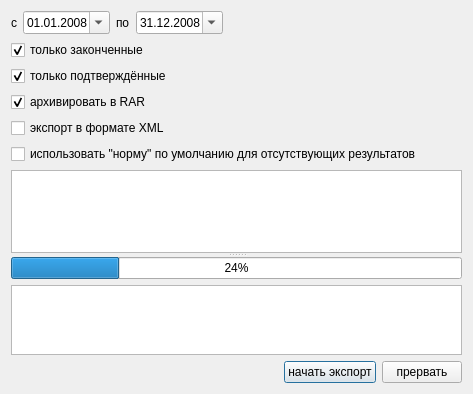
<?xml version="1.0" encoding="UTF-8"?>
<ui version="4.0">
 <class>Export131_Wizard_1</class>
 <widget class="QDialog" name="Export131_Wizard_1">
  <property name="geometry">
   <rect>
    <x>0</x>
    <y>0</y>
    <width>473</width>
    <height>394</height>
   </rect>
  </property>
  <property name="windowTitle">
   <string>Dialog</string>
  </property>
  <layout class="QGridLayout">
   <item row="0" column="0">
    <layout class="QHBoxLayout">
     <item>
      <widget class="QLabel" name="label">
       <property name="text">
        <string>с</string>
       </property>
      </widget>
     </item>
     <item>
      <widget class="QDateEdit" name="dateEdit_1">
       <property name="displayFormat">
        <string>dd.MM.yyyy</string>
       </property>
       <property name="calendarPopup">
        <bool>true</bool>
       </property>
       <property name="date">
        <date>
         <year>2008</year>
         <month>1</month>
         <day>1</day>
        </date>
       </property>
      </widget>
     </item>
     <item>
      <widget class="QLabel" name="label_2">
       <property name="text">
        <string>по</string>
       </property>
      </widget>
     </item>
     <item>
      <widget class="QDateEdit" name="dateEdit_2">
       <property name="displayFormat">
        <string>dd.MM.yyyy</string>
       </property>
       <property name="calendarPopup">
        <bool>true</bool>
       </property>
       <property name="date">
        <date>
         <year>2008</year>
         <month>12</month>
         <day>31</day>
        </date>
       </property>
      </widget>
     </item>
     <item>
      <spacer>
       <property name="orientation">
        <enum>Qt::Horizontal</enum>
       </property>
       <property name="sizeHint" stdset="0">
        <size>
         <width>40</width>
         <height>20</height>
        </size>
       </property>
      </spacer>
     </item>
    </layout>
   </item>
   <item row="1" column="0">
    <widget class="QCheckBox" name="checkFinished">
     <property name="text">
      <string>только законченные</string>
     </property>
     <property name="checked">
      <bool>true</bool>
     </property>
    </widget>
   </item>
   <item row="2" column="0">
    <widget class="QCheckBox" name="checkPayed">
     <property name="text">
      <string>только подтверждённые</string>
     </property>
     <property name="checked">
      <bool>true</bool>
     </property>
    </widget>
   </item>
   <item row="3" column="0">
    <widget class="QCheckBox" name="checkRAR">
     <property name="text">
      <string>архивировать в RAR</string>
     </property>
     <property name="checked">
      <bool>true</bool>
     </property>
    </widget>
   </item>
   <item row="6" column="0">
    <widget class="QSplitter" name="splitter">
     <property name="orientation">
      <enum>Qt::Vertical</enum>
     </property>
     <widget class="CRBListBox" name="tblEventType"/>
     <widget class="QWidget" name="layoutWidget">
      <layout class="QVBoxLayout">
       <item>
        <widget class="CProgressBar" name="progressBar">
         <property name="value">
          <number>24</number>
         </property>
         <property name="orientation">
          <enum>Qt::Horizontal</enum>
         </property>
        </widget>
       </item>
       <item>
        <widget class="QTableWidget" name="tableWidget"/>
       </item>
      </layout>
     </widget>
    </widget>
   </item>
   <item row="7" column="0">
    <layout class="QHBoxLayout">
     <item>
      <spacer>
       <property name="orientation">
        <enum>Qt::Horizontal</enum>
       </property>
       <property name="sizeHint" stdset="0">
        <size>
         <width>40</width>
         <height>20</height>
        </size>
       </property>
      </spacer>
     </item>
     <item>
      <widget class="QPushButton" name="btnExport">
       <property name="text">
        <string>начать экспорт</string>
       </property>
      </widget>
     </item>
     <item>
      <widget class="QPushButton" name="btnClose">
       <property name="text">
        <string>прервать</string>
       </property>
      </widget>
     </item>
    </layout>
   </item>
   <item row="4" column="0">
    <widget class="QCheckBox" name="checkXML">
     <property name="text">
      <string>экспорт в формате XML</string>
     </property>
    </widget>
   </item>
   <item row="5" column="0">
    <widget class="QCheckBox" name="chkUseDefaultAnalysisValue">
     <property name="text">
      <string>использовать &quot;норму&quot; по умолчанию для отсутствующих результатов</string>
     </property>
    </widget>
   </item>
  </layout>
 </widget>
 <customwidgets>
  <customwidget>
   <class>CRBListBox</class>
   <extends>QTableView</extends>
   <header>library/RBListBox.h</header>
  </customwidget>
  <customwidget>
   <class>CProgressBar</class>
   <extends>QProgressBar</extends>
   <header>library/ProgressBar.h</header>
  </customwidget>
 </customwidgets>
 <tabstops>
  <tabstop>dateEdit_1</tabstop>
  <tabstop>dateEdit_2</tabstop>
  <tabstop>checkFinished</tabstop>
  <tabstop>checkPayed</tabstop>
  <tabstop>checkRAR</tabstop>
  <tabstop>tblEventType</tabstop>
  <tabstop>tableWidget</tabstop>
  <tabstop>btnExport</tabstop>
  <tabstop>btnClose</tabstop>
 </tabstops>
 <resources/>
 <connections/>
</ui>
